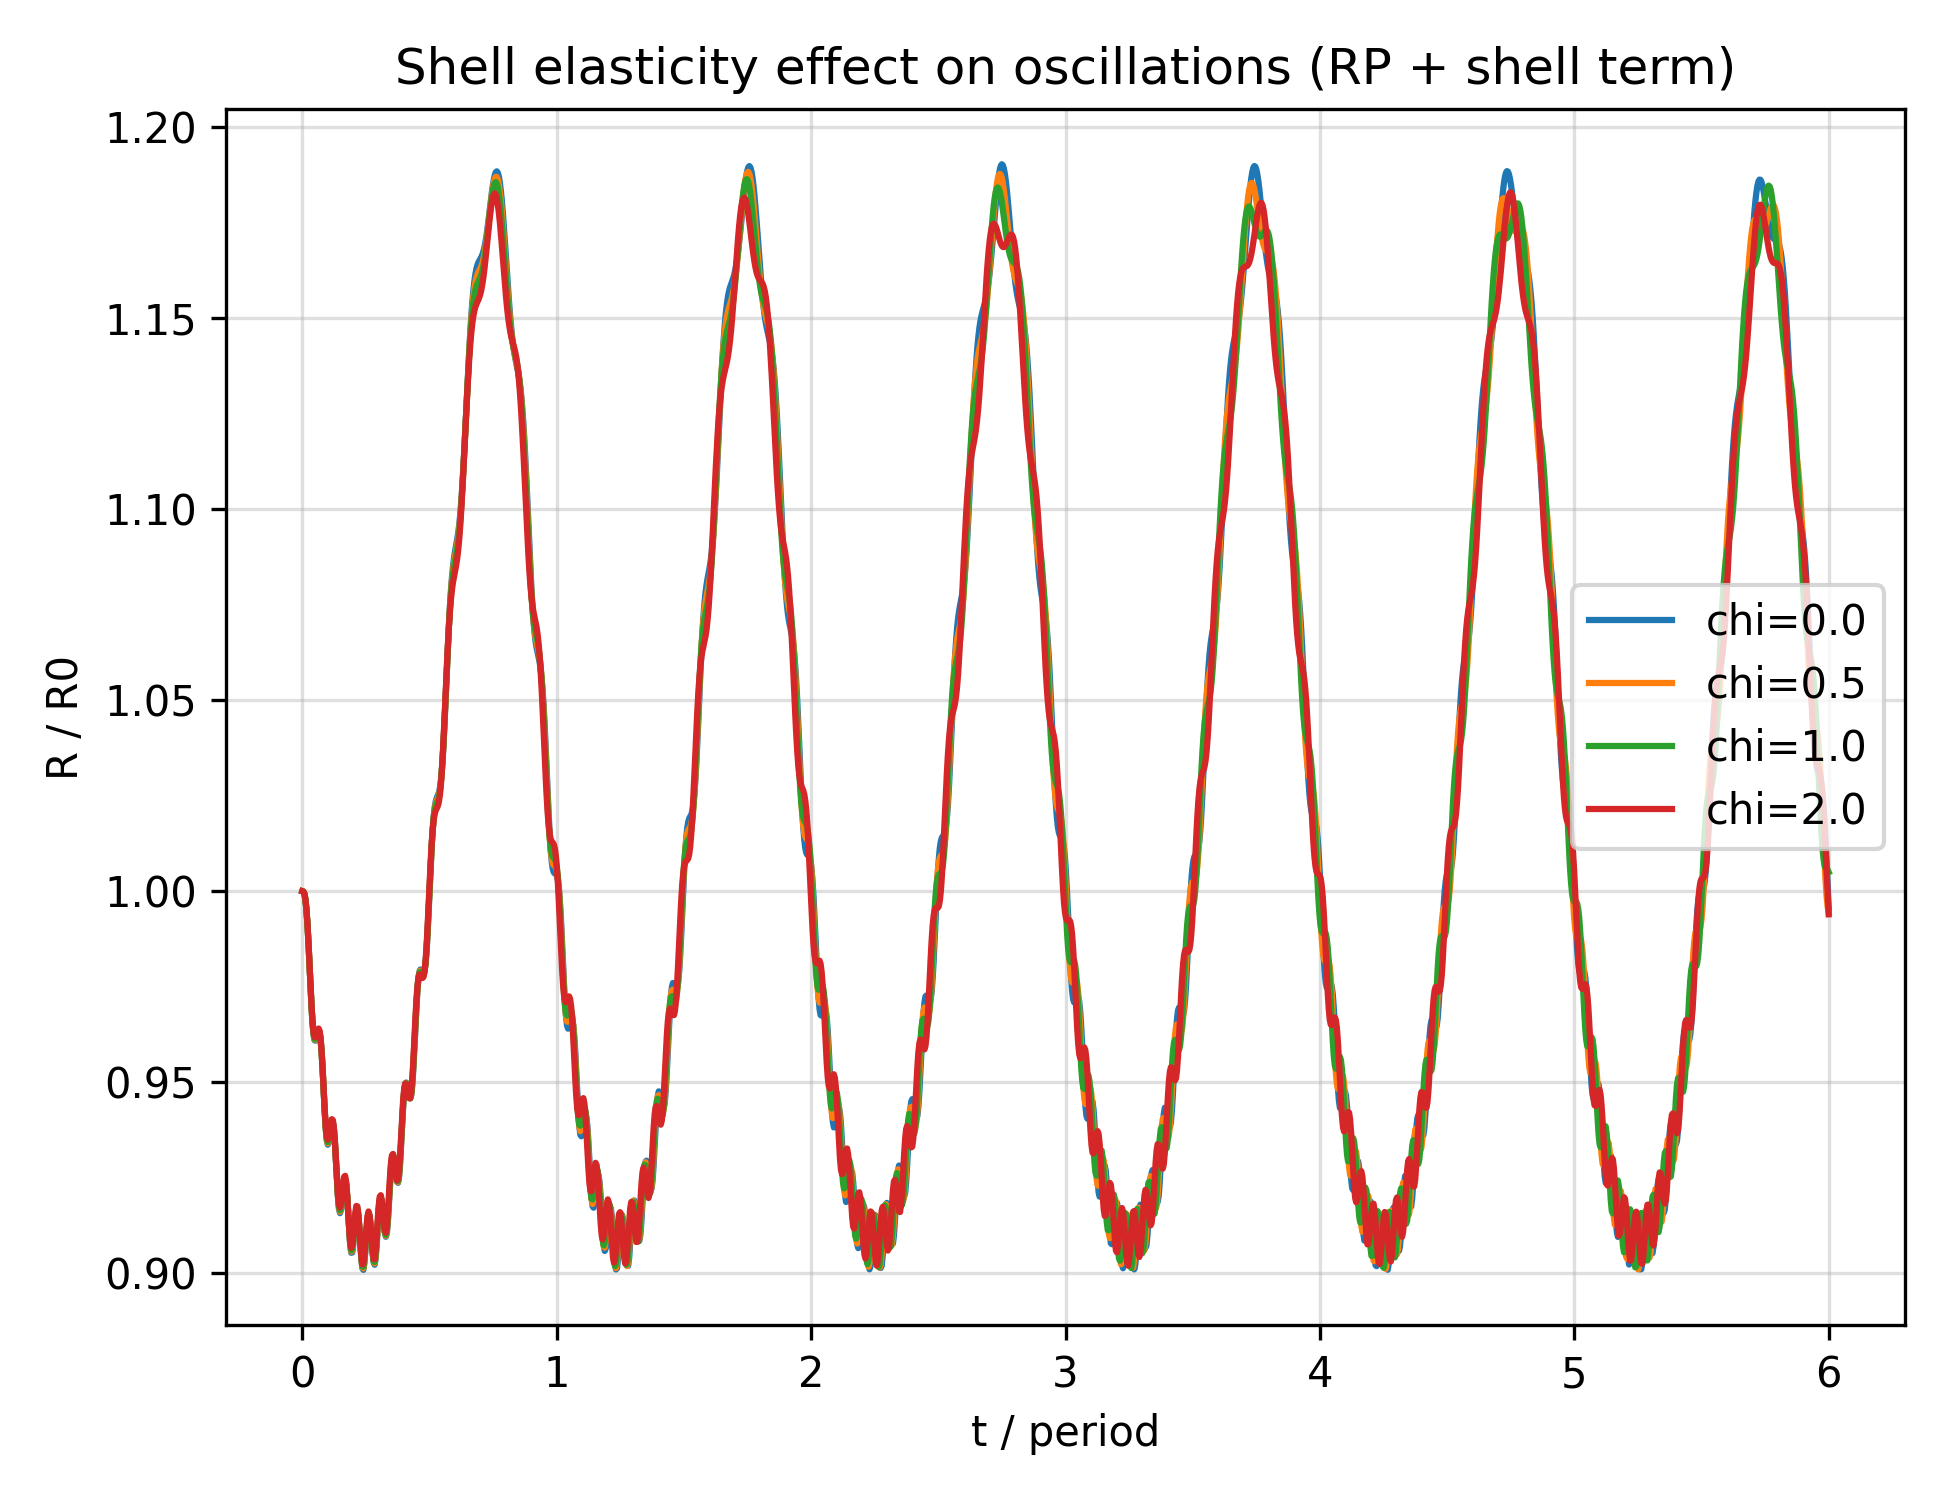

The Python source for this figure:
import numpy as np
import matplotlib.pyplot as plt
from scipy.integrate import solve_ivp

# Simple shell elasticity effects on RP (contrast-agent-like coating)

rho = 1.0
R0 = 1.0
p_g0 = 100.0
kappa = 1.4
p0 = 100.0
mu = 0.0
sigma = 0.0

Pa = 50.0          # keep drive mild to highlight stiffness shift
f = 0.2
omega = 2 * np.pi * f

chi_values = [0.0, 0.5, 1.0, 2.0]  # shell elasticity (nondimensional)


def rp_rhs_factory(chi):
    def p_bubble(R):
        R = max(R, 1e-8)
        return p_g0 * (R0 / R) ** (3 * kappa)

    def rhs(t, y):
        R, Rdot = y
        R = max(R, 1e-8)
        p_inf = p0 + Pa * np.sin(omega * t)
        delta_p = p_bubble(R) - p_inf
        shell_term = 4 * chi * (R - R0) / (R0 * R)  # linear shell tension
        surf = 2 * sigma / R
        Rddot = (delta_p - surf - shell_term) / (rho * R) - 1.5 * (Rdot ** 2) / R
        return [Rdot, Rddot]

    return rhs


periods = 6
t_end = periods / f
t_eval = np.linspace(0, t_end, 1500)
y0 = [R0, 0.0]

plt.figure(figsize=(6.5, 5))
for chi in chi_values:
    rhs = rp_rhs_factory(chi)
    sol = solve_ivp(rhs, (0, t_end), y0, t_eval=t_eval, rtol=1e-8, atol=1e-11)
    plt.plot(sol.t / (1 / f), sol.y[0] / R0, label=f"chi={chi}")

plt.xlabel("t / period")
plt.ylabel("R / R0")
plt.title("Shell elasticity effect on oscillations (RP + shell term)")
plt.grid(True, alpha=0.4)
plt.legend()
plt.tight_layout()
plt.savefig("study_shell_effects.png", dpi=300)
plt.show()
